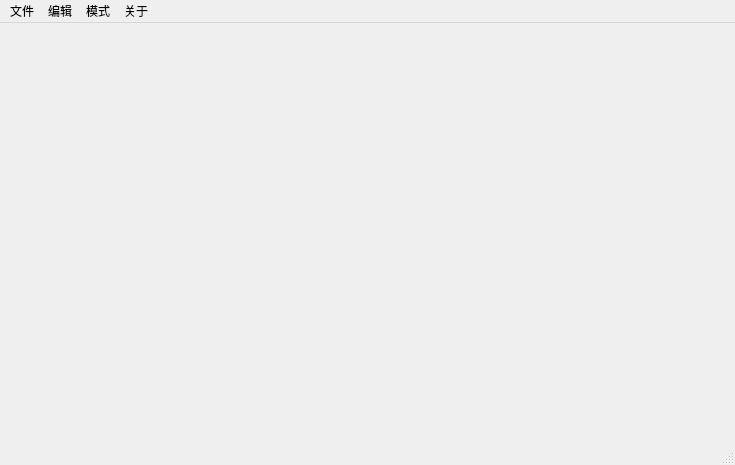
<?xml version="1.0" encoding="UTF-8"?>
<ui version="4.0">
 <class>MainWindow</class>
 <widget class="QMainWindow" name="MainWindow">
  <property name="geometry">
   <rect>
    <x>0</x>
    <y>0</y>
    <width>735</width>
    <height>465</height>
   </rect>
  </property>
  <property name="windowTitle">
   <string>RenpyEditor</string>
  </property>
  <widget class="QWidget" name="centralwidget"/>
  <widget class="QMenuBar" name="menubar">
   <property name="geometry">
    <rect>
     <x>0</x>
     <y>0</y>
     <width>735</width>
     <height>22</height>
    </rect>
   </property>
   <widget class="QMenu" name="file_menu">
    <property name="title">
     <string>文件</string>
    </property>
    <addaction name="actionOpen"/>
    <addaction name="actionSave"/>
    <addaction name="actionExit"/>
   </widget>
   <widget class="QMenu" name="edit_menu">
    <property name="title">
     <string>编辑</string>
    </property>
   </widget>
   <widget class="QMenu" name="mode_menu">
    <property name="title">
     <string>模式</string>
    </property>
   </widget>
   <widget class="QMenu" name="about_menu">
    <property name="title">
     <string>关于</string>
    </property>
    <addaction name="actionAuthor"/>
    <addaction name="actionAbout"/>
    <addaction name="actionGithub"/>
    <addaction name="actionHelp"/>
   </widget>
   <addaction name="file_menu"/>
   <addaction name="edit_menu"/>
   <addaction name="mode_menu"/>
   <addaction name="about_menu"/>
  </widget>
  <widget class="QStatusBar" name="statusbar"/>
  <action name="actionOpen">
   <property name="text">
    <string>打开路径</string>
   </property>
   <property name="statusTip">
    <string>打开文件目录</string>
   </property>
  </action>
  <action name="actionSave">
   <property name="text">
    <string>保存</string>
   </property>
   <property name="statusTip">
    <string>存储文件</string>
   </property>
  </action>
  <action name="actionExit">
   <property name="text">
    <string>退出</string>
   </property>
   <property name="statusTip">
    <string>退出程序</string>
   </property>
  </action>
  <action name="actionAuthor">
   <property name="text">
    <string>制作信息</string>
   </property>
   <property name="statusTip">
    <string>作者</string>
   </property>
  </action>
  <action name="actionAbout">
   <property name="text">
    <string>关于</string>
   </property>
   <property name="statusTip">
    <string>关于</string>
   </property>
  </action>
  <action name="actionGithub">
   <property name="text">
    <string>Github仓库</string>
   </property>
   <property name="statusTip">
    <string>Github链接</string>
   </property>
  </action>
  <action name="actionHelp">
   <property name="text">
    <string>帮助</string>
   </property>
   <property name="statusTip">
    <string>帮助</string>
   </property>
  </action>
 </widget>
 <resources/>
 <connections/>
</ui>
